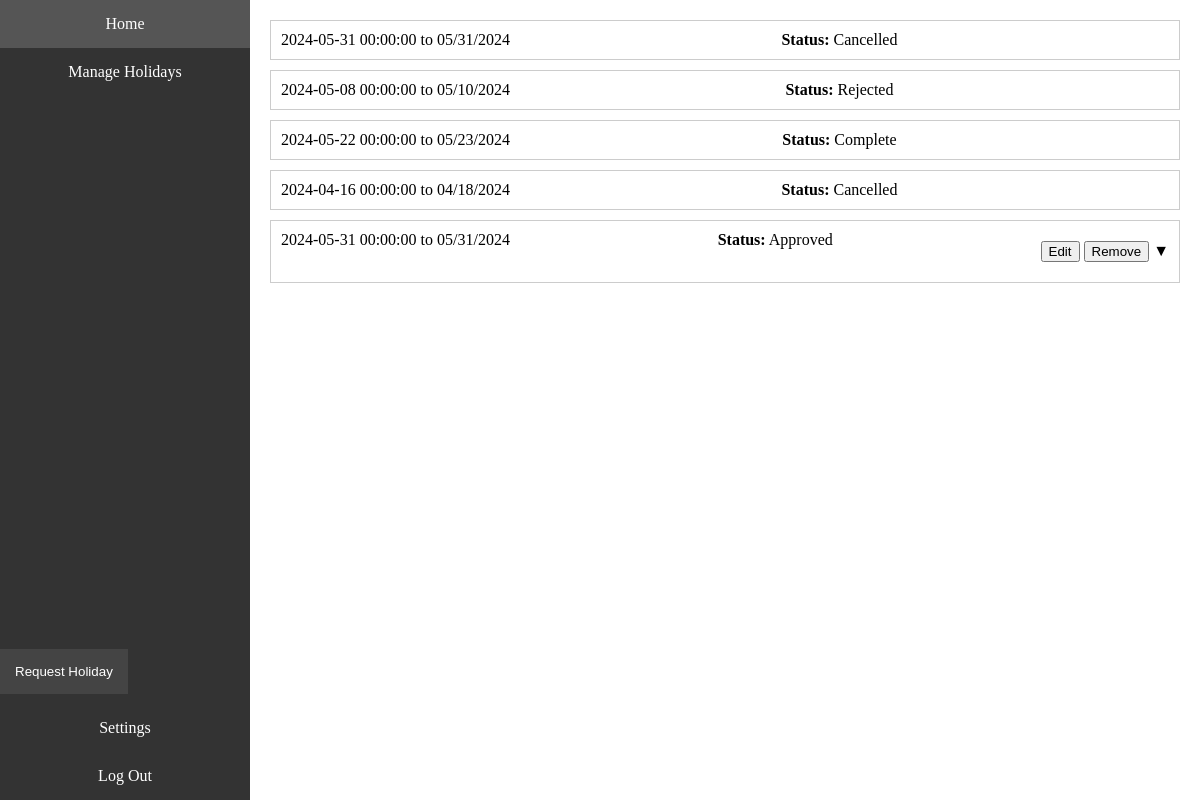
The app's page /manage (signed in) with its own data.
### tables this page shows
CREATE TABLE requests (
    id INTEGER PRIMARY KEY AUTOINCREMENT,
    start_date TIMESTAMP NOT NULL,
    end_date TIMESTAMP NOT NULL,
    hol_type TEXT NOT NULL,
    desc TEXT,
    status INTEGER NOT NULL DEFAULT 0,
    eid INTEGER NOT NULL,
    mid INTEGER NOT NULL,
    FOREIGN KEY (eid) REFERENCES employee(id),
    FOREIGN KEY (mid) REFERENCES manager(id)
);

### app.py (the view)
@app.route('/manage', methods=['GET', 'POST'])
def manage():
    if 'user' not in session:
        return redirect(url_for('login'))
    db = get_db()
    db.row_factory = sqlite3.Row
    events_list = db.execute('SELECT requests.*, employee.first_name, employee.last_name, employee.role, employee.holidays FROM requests JOIN employee ON requests.eid = employee.id WHERE requests.eid = ?', [session['user']['id']]).fetchall()
    events_dict_list = [dict(row) for row in events_list]
    requests = pd.DataFrame(events_dict_list)
    requests['start_date'] = pd.to_datetime(requests['start_date'], format='%m/%d/%Y')
    london_tz = pytz.timezone('Europe/London')
    current_time_london = datetime.now(london_tz)
    current_date = current_time_london.date()
    current_date = pd.to_datetime(current_date)
    requests.loc[(requests['status'] == 1) & (requests['start_date'] < current_date), 'status'] = 5
    status_mapping = {0: 'Unchecked', 1: 'Approved', 2: 'On Hold', 3: 'Rejected', 4: 'Cancelled', 5: 'Complete'}
    requests['status_no'] = requests['status'].map(status_mapping)
    requests = requests.to_dict('records')
    return render_template("manage.html", requests = requests)

### app.py (called while the page is built)
def connect_db():
    db = sqlite3.connect(app.config['DATABASE'])
    with app.open_resource('schema.sql') as f:
        db.executescript(f.read().decode('utf8'))
    return db

def get_db():
    if not hasattr(g, 'db'):
        g.db = connect_db()
    return g.db

### templates/manage.html (shortened to what this page needs)
<!DOCTYPE html>
<html lang="en">
<head>
    <link rel="stylesheet" href="{{ url_for('static', filename='calendar_style.css') }}">
    <link rel="stylesheet" href="https://code.jquery.com/ui/1.12.1/themes/base/jquery-ui.css">
</head>
<body>
    <div class="container">
        <div class="sidebar" id="sidebar">
            <div class="sidebar-top">
                <a href="/employee_home" class="sidebar-link">Home</a>
                <a href="/manage" class="sidebar-link">Manage Holidays</a>
            </div>
            <div class="sidebar-bottom">
                <button id="request-holiday" class="sidebar-button">Request Holiday</button>
                <a href="/settings" class="sidebar-link">Settings</a>
                <a href="/logout" class="sidebar-link">Log Out</a>
            </div>
        </div>
        <div class="main-content">
            {% for request in requests %}
            <div class="request-container">
            <div class="request-section">
                <div class="request-left">
                    <span>{{ request.start_date }} to {{ request.end_date }}</span>
                </div>
                <div class="request-middle">
                    <span><b>Status:</b> {{ request.status_no }}</span>
                </div>
                <div class="request-right">
                    {% if request.status < 3 %}
                    <button>Edit</button>
                    <button onclick="handleAction('{{ request.id }}', '{{ request.eid }}', '{{ request.holidays }}', '{{ request.start_date }}', '{{ request.end_date }}', '{{ request.status }}')">Remove</button>
                    <span class="arrow" onclick="toggleDetails(this)">▼</span>
                    {% endif %}
                </div>
            </div>
            {% endfor %}
        </div>
    </div>
</body>
</html>

### static/calendar_style.css (style rules this page uses)
body, html { margin: 0; padding: 0; height: 100%; display: flex; flex-direction: column; }
.container { display: flex; height: 100%; }
.sidebar { width: 250px; background-color: #333; color: white; display: flex; flex-direction: column; justify-content: space-between; height: 100vh; transition: width 0.3s; }
.sidebar-link, .sidebar-button { padding: 15px; text-align: center; text-decoration: none; color: white; display: block; cursor: pointer; }
.sidebar-button { background-color: #444; border: none; }
.main-content { flex-grow: 1; padding: 20px; display: flex; flex-direction: column; }
button { margin-top: 10px; }

### templates/manage.html (style rules this page uses)
label, input, select, button, small { margin-bottom: 10px; }
.request-section { display: flex; justify-content: space-between; padding: 10px; border: 1px solid #ccc; margin-bottom: 10px; }
.arrow { cursor: pointer; }

### records on screen
requests: start_date "2024-05-31 00:00:00", end_date "05/31/2024", status_no "Cancelled"
requests: start_date "2024-05-08 00:00:00", end_date "05/10/2024", status_no "Rejected"
requests: start_date "2024-05-22 00:00:00", end_date "05/23/2024", status_no "Complete"
requests: start_date "2024-04-16 00:00:00", end_date "04/18/2024", status_no "Cancelled"
requests: start_date "2024-05-31 00:00:00", end_date "05/31/2024", status_no "Approved"
